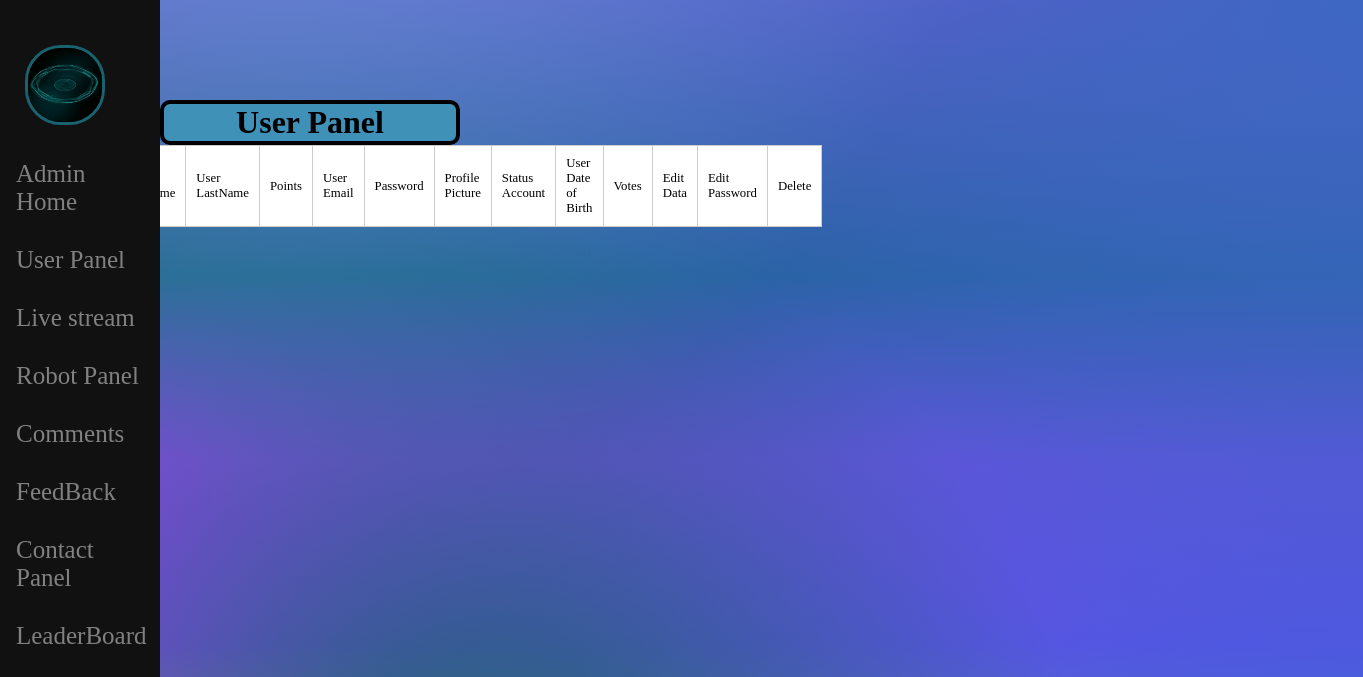
Page /Userpaneladmin.php on the earlier database version.
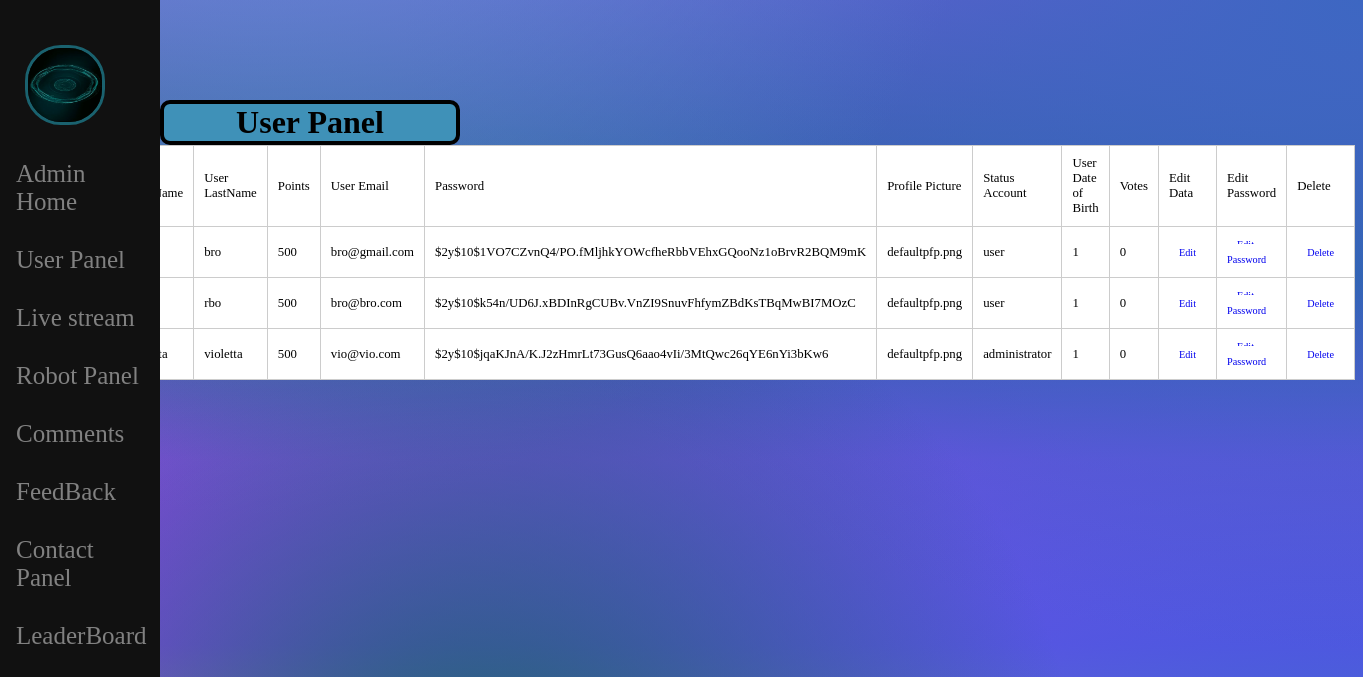
Same page on the later database version.
### tables this page shows
CREATE TABLE `users` (
  `userID` int(3) NOT NULL,
  `userName` varchar(30) NOT NULL,
  `email` varchar(255) NOT NULL,
  `points` int(255) NOT NULL,
  `firstName` varchar(30) NOT NULL,
  `lastName` varchar(30) NOT NULL,
  `DoB` tinyint(1) NOT NULL,
  `password` varchar(255) NOT NULL,
  `profilePic` varchar(30) NOT NULL DEFAULT 'defaultpfp.png',
  `vote` int(30) NOT NULL DEFAULT 0,
  `status` varchar(30) NOT NULL
);

### Userpaneladmin.php (the view, shortened to what this page needs)
<?php
include "Sidebar.php";
$query = "SELECT * FROM `users`";
$result = mysqli_query($conn, $query);
?>
<!DOCTYPE html>
<html lang="en">
<head>
    <link rel="stylesheet" type="text/css" href="./style/style.css">
</head>
<body class="backgroundforadmin">
    <h1 class="Titlepanel">User Panel</h1>
    <div class="streamContainer">
    <div class="containerusers">
                    <table id="table">
                        <tr class="userpanelspace">
                            <td class="td"> User ID </td>
                            <td class="td"> User Name </td>
                            <td class="td"> User FirstName </td>
                            <td class="td"> User LastName </td>
                            <td class="td"> Points </td>
                            <td class="td"> User Email </td>
                            <td class="td"> Password</td>
                            <td class="td"> Profile Picture</td>
                            <td class="td"> Status Account</td>
                            <td class="td"> User Date of Birth</td>
                            <td class="td"> Votes</td>
                            <td class="td"> Edit Data </td>
                            <td class="td"> Edit Password </td>
                            <td class="td"> Delete </td>
                        </tr>
                        <?php
                        while ($row = mysqli_fetch_assoc($result)) {
                            $UserID = $row['userID'];
                            $UserName = $row['userName'];
                            $FirstName = $row['firstName'];
                            $LastName = $row['lastName'];
                            $point = $row['points'];
                            $UserEmail = $row['email'];
                            $pwd = $row['password'];
                            $pic = $row['profilePic'];
                            $status = $row['status'];
                            $UserDate = $row['DoB'];
                            $votes = $row['vote'];
                        ?>
                            <tr class="userpanelspace">
                                <td class="td"><?php echo $UserID ?></td>
                                <td class="td"><?php echo $UserName ?></td>
                                <td class="td"><?php echo $FirstName ?></td>
                                <td class="td"><?php echo $LastName ?></td>
                                <td class="td"><?php echo $point ?></td>
                                <td class="td"><?php echo $UserEmail ?></td>
                                <td class="td"><?php echo $pwd ?></td>
                                <td class="td"><?php echo $pic ?></td>
                                <td class="td"><?php echo $status ?></td>
                                <td class="td"><?php echo $UserDate ?></td>
                                <td class="td"><?php echo $votes ?></td>
                                <td class="td"><a href="updateUser.php" class="td">Edit</a></td>
                                <td class="td"><a href="updateuserpassword.php" class="td">Edit Password</a></td>
                                <td class="td"><a href="Userpaneladmin.php?id=<?php echo $row['userID']; ?>" class="td">Delete</a></td>
                            </tr>
                        <?php
                        }
                        ?>
            </table>
        </div>
    </div>
</body>
</html>

### SideBar.php (shortened to what this page needs)
<!DOCTYPE html>
<html lang="en">
<head>
    <link rel="stylesheet" type="text/css" href="./style/style.css">
</head>
<body class="backgroundsidebar">
    <div class="Sidebar">
    <div>
    <img src="uploads/admin_contact_photos/Jarvis.gif" class="jarvis">
    </div>
    <a href="Admin.php" clas>Admin Home</a>
    <br>
    <a href="Userpaneladmin.php">User Panel</a>
    <br>
    <a href="liveEvent.php">Live stream</a>
    <br>
    <a href="Robotpanel.php">Robot Panel</a>
    <br>
    <a href="commentpanel.php">Comments</a>
    <br>
    <a href="feedback_overview.php">FeedBack</a>
    <br>
    <a href="contact_admin_overview.php">Contact Panel</a>
    <br>
    <a href="leaderboardpanel.php">LeaderBoard</a>
    </div>
</body>
</html>

### style/style.css (style rules this page uses)
* { margin: 0; padding: 0; box-sizing: border-box; }
body { background-repeat: no-repeat !important; background-image: radial-gradient(circle farthest-corner at 35% 90%, #1a626f, transparent 50%), radial-gradient(ellipse farthest-corner at 20% -50%, #529bcf, transparent 50%), radial-gradient(ellipse farthest-corner at 100% 0, #3d67c2, transparent 50%), radial-gradient(ellipse farthest-corner at 100% 100%, #3161d9, transparent), linear-gradient(#7959ca, #1a626f 30%, #a73fe3 50%, #b738f7 70%, #fec66d 100%) !important; background-size: cover !important; }
.streamContainer { width: 98vw; margin: 0 auto; height: 97vh; display: grid; grid-template-rows: 40vh 3vh 6vh 60vh 6vh 21vh; grid-template-columns: 39vw 20vw 39vw; }
table { border-collapse: collapse; width: 100%; background-color: #3b65ba; }
th, td { padding: 0.25rem; text-align: left; border: 1px solid #ccc; }
.jarvis { width: 80px; height: 80px; border-radius: 45%; border: #1a626f 3px solid; margin-top: 25px; margin-bottom: 25px; margin-left: 25px; }
.Sidebar { height: 100%; width: 160px; position: fixed; z-index: 1; top: 0; left: 0; background-color: #111; overflow-x: hidden; padding-top: 20px; }
.Sidebar a { padding: 6px 8px 6px 16px; text-decoration: none; font-size: 25px; color: #818181; display: block; }
.td { background-color: white; padding: 10px; width: 82px; font-size: 0.8em; text-decoration: none; }
.Titlepanel { background-color: rgb(63, 145, 184); border: black 4px solid; width: 300px; display: flex; justify-content: center; margin-left: 160px; text-decoration: none; margin-top: 100px; border-radius: 10px; }

Differences in the rows shown:
added users: lastName "bro", points "500", email "bro@gmail.com", password "$2y$10$1VO7CZvnQ4/PO.fMljhkYOWcfheRbbVEhxGQooNz1oBrvR2BQM9mK", profilePic "defaultpfp.png", status "user", DoB "1", vote "0"
added users: lastName "rbo", points "500", email "bro@bro.com", password "$2y$10$k54n/UD6J.xBDInRgCUBv.VnZI9SnuvFhfymZBdKsTBqMwBI7MOzC", profilePic "defaultpfp.png", status "user", DoB "1", vote "0"
added users: lastName "violetta", points "500", email "vio@vio.com", password "$2y$10$jqaKJnA/K.J2zHmrLt73GusQ6aao4vIi/3MtQwc26qYE6nYi3bKw6", profilePic "defaultpfp.png", status "administrator", DoB "1", vote "0"
